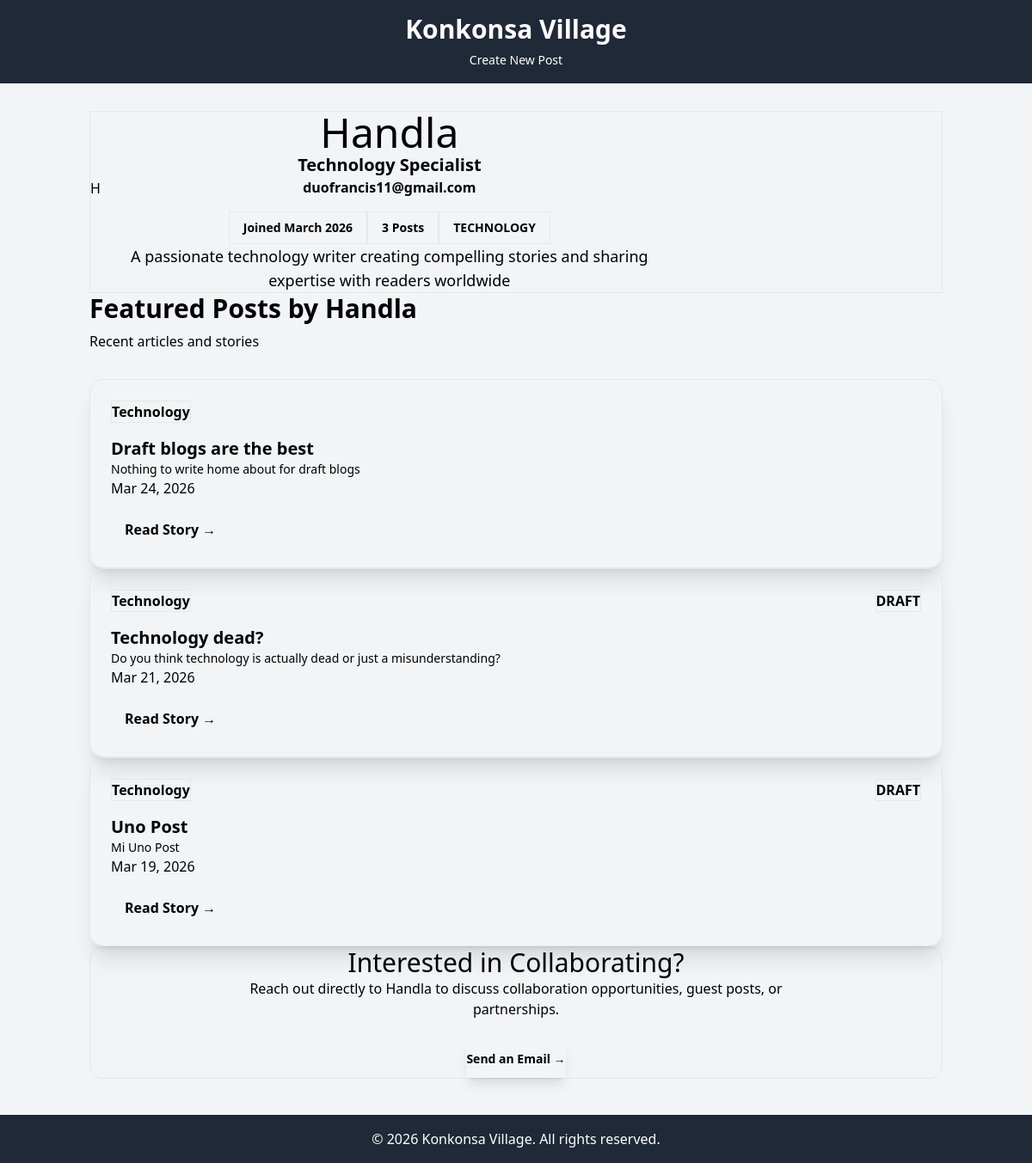
Page /blog/author/1/ on the committed database.
### blog/models.py (models this page shows, shortened)
class Author(models.Model):
    CATEGORY_CHOICES = [
        ('TECHNOLOGY', 'Technology'),
        ('LIFESTYLE', 'Lifestyle'),
        ('TRAVEL', 'Travel'),
        ('FOOD', 'Food'),
    ]
    name = models.CharField(max_length=100)
    email = models.EmailField()
    category = models.CharField(max_length=20, choices=CATEGORY_CHOICES, default='TECHNOLOGY')
    created_at = models.DateTimeField(auto_now_add=True)

class Post(models.Model):
    CATEGORY_CHOICES = [
        ('TECHNOLOGY', 'Technology'),
        ('LIFESTYLE', 'Lifestyle'),
        ('TRAVEL', 'Travel'),
        ('FOOD', 'Food'),
    ]
    title = models.CharField(max_length=200)
    author = models.ForeignKey(Author, on_delete=models.CASCADE, default=None)
    content = models.TextField()
    category = models.CharField(max_length=20, choices=CATEGORY_CHOICES, default='TECHNOLOGY')
    created_at = models.DateTimeField(auto_now_add=True)
    is_published = models.BooleanField(default=False)
    is_draft = models.BooleanField(default=True)

### blog/views.py (the view)
# urls.py: path('author/<int:pk>/', views.view_author, name='author_detail'),
def view_author(request, pk):
    author = get_object_or_404(Author, pk=pk)
    author_posts = Post.objects.filter(author=author).order_by('-created_at')
    context = {
        'author': author,
        'posts': author_posts,
    }
    return render(request, 'blog/author_detail.html', context)

### blog/templates/blog/author_detail.html (shortened to what this page needs)
{% extends 'blog/landing_base_page.html' %}  {% block content %}
<section
  class="mb-16 rounded-3xl border border-fuchsia-500/30 bg-gradient-to-r from-indigo-600/20 via-violet-600/20 to-fuchsia-600/20 p-10 shadow-2xl backdrop-blur-sm"
>
  <div
    class="flex flex-col items-center text-center md:flex-row md:items-start md:text-left md:gap-12"
  >
    <div
      class="mb-8 flex h-32 w-32 flex-shrink-0 items-center justify-center rounded-full bg-gradient-to-br from-indigo-500 via-violet-500 to-fuchsia-500 shadow-2xl md:mb-0"
    >
      <span class="text-6xl font-black text-black"
        >{{ author.name|first|upper }}</span
      >
    </div>
    <div class="flex-1">
      <h1 class="text-5xl font-black text-black mb-2">{{ author.name }}</h1>
      <p class="text-xl font-bold text-fuchsia-400 mb-3">
        {{ author.category|title }} Specialist
      </p>
      <p class="mb-4 text-slate-200">
        <a
          href="mailto:{{ author.email }}"
          class="text-indigo-400 hover:text-indigo-300 transition font-semibold"
          >{{ author.email }}</a
        >
      </p>
      <div class="flex flex-wrap gap-3 justify-center md:justify-start mb-5">
        <span
          class="rounded-full bg-indigo-500/20 px-4 py-2 text-sm font-bold text-indigo-300 border border-indigo-500/30"
          >Joined {{ author.created_at|date:'F Y' }}</span
        >
        <span
          class="rounded-full bg-violet-500/20 px-4 py-2 text-sm font-bold text-violet-300 border border-violet-500/30"
          >{{ posts|length }} Posts</span
        >
        <span
          class="rounded-full bg-fuchsia-500/20 px-4 py-2 text-sm font-bold text-fuchsia-300 border border-fuchsia-500/30"
          >{{ author.category }}</span
        >
      </div>
      <p class="text-lg text-slate-200 leading-relaxed max-w-2xl">
        A passionate {{ author.category|lower }} writer creating compelling
        stories and sharing expertise with readers worldwide
      </p>
    </div>
  </div>
</section>
<section class="mb-16">
  <div class="mb-8">
    <h2 class="text-3xl font-bold text-black md:text-4xl">
      Featured Posts by {{ author.name }}
    </h2>
    <p class="mt-2 text-base text-slate-300">Recent articles and stories</p>
  </div>
  <div class="grid gap-8 sm:grid-cols-2 lg:grid-cols-3">
    {% for post in posts %}
    <article
      class="group rounded-2xl border border-slate-700/50 bg-gradient-to-br from-slate-800 to-slate-900 p-6 shadow-xl transition-all hover:-translate-y-2 hover:shadow-2xl hover:border-fuchsia-500/50"
    >
      <div class="mb-4 flex items-center justify-between gap-2">
        <span
          class="inline-flex items-center rounded-full bg-indigo-500/20 px-3 py-1 text-xs font-bold uppercase tracking-wide text-indigo-300 border border-indigo-500/30"
          >{{ post.category|title }}</span
        >
        {% if not post.is_published %}
        <span
          class="inline-block bg-red-500/20 text-red-300 text-xs font-bold px-2 py-1 rounded-full border border-red-500/30"
          >DRAFT</span
        >
        {% endif %}
      </div>
      <h3
        class="text-xl font-bold text-black leading-snug mb-3 group-hover:text-fuchsia-400 transition"
      >
        <a href="{% url 'blog:view_post' post.pk %}">{{ post.title }}</a>
      </h3>
      <p class="text-sm text-slate-300 leading-relaxed mb-5">
        {{ post.content|truncatechars:150 }}
      </p>
      <p class="text-xs text-slate-400 font-medium mb-4">
        {{ post.created_at|date:'M d, Y' }}
      </p>
      <a
        href="{% url 'blog:view_post' post.pk %}"
        class="inline-block rounded-lg bg-gradient-to-r from-indigo-600 to-fuchsia-600 px-4 py-2 text-xs font-bold text-black hover:shadow-lg transition-all hover:scale-105"
        >Read Story →</a
      >
    </article>
    {% endfor %}
  </div>
</section>
<section
  class="rounded-2xl border border-fuchsia-500/30 bg-gradient-to-r from-indigo-600/30 via-violet-600/30 to-fuchsia-600/30 p-10 text-center"
>
  <h3 class="text-3xl font-black text-black mb-3">
    Interested in Collaborating?
  </h3>
  <p class="text-slate-200 mb-6 max-w-2xl mx-auto">
    Reach out directly to {{ author.name }} to discuss collaboration
    opportunities, guest posts, or partnerships.
  </p>
  <a
    href="mailto:{{ author.email }}"
    class="inline-block rounded-full bg-gradient-to-r from-fuchsia-500 to-indigo-500 px-8 py-3 text-sm font-bold text-black shadow-lg hover:shadow-xl transition-all hover:scale-105"
    >Send an Email →</a
  >
</section>
<div class="mt-10 text-center">
  <a
    href="{% url 'blog:author_list' %}"
    class="inline-flex items-center text-slate-300 hover:text-black transition font-semibold"
  >
  </a>
</div>
{% endblock %}

### rows in the picture
Author: name|first "H", name "Handla", category "Technology", email "duofrancis11@gmail.com", created_at "March 2026", category "TECHNOLOGY", category "technology"
Post: category "Technology", title "Draft blogs are the best", content "Nothing to write home about for draft blogs", created_at "Mar 24, 2026"
Post: category "Technology", is_published "DRAFT", title "Technology dead?", content "Do you think technology is actually dead or just a misunderstanding?", created_at "Mar 21, 2026"
Post: category "Technology", is_published "DRAFT", title "Uno Post", content "Mi Uno Post", created_at "Mar 19, 2026"

### other values in the picture
{{ posts|length }} "3"
